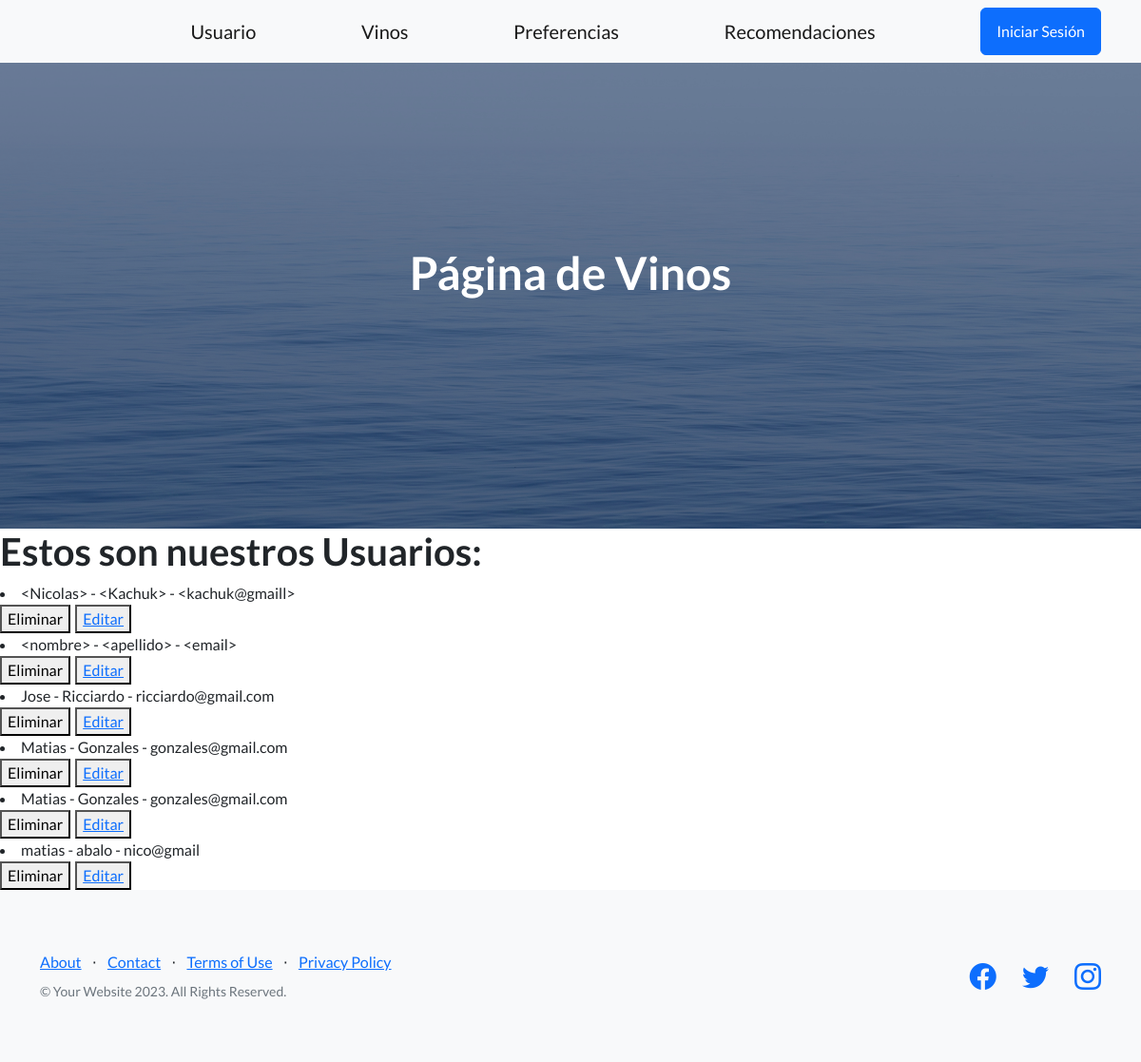
Before: /app_vinos/lista_usuarios/ with the older database file.
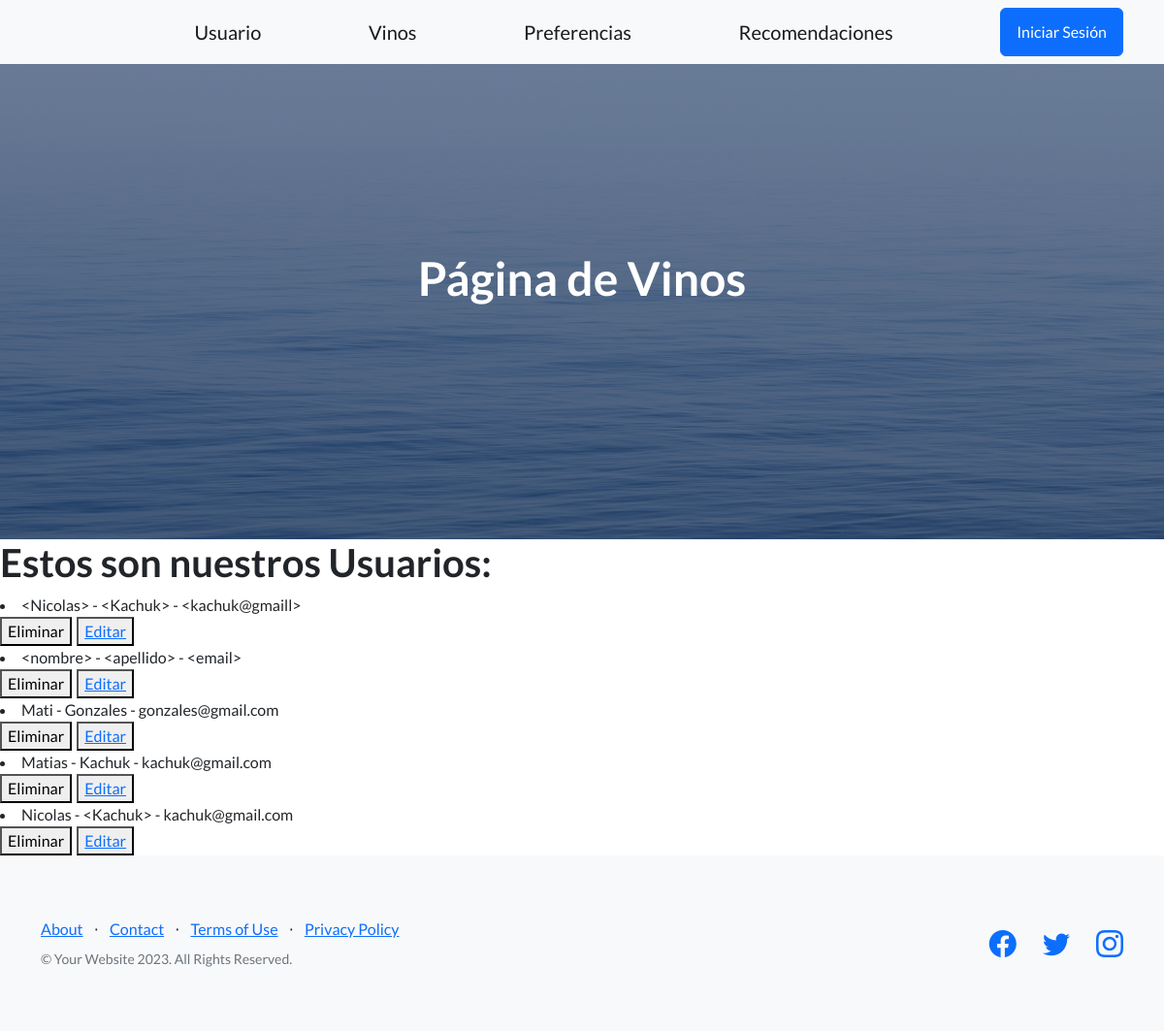
After: the same page with the newer database file.
### app_vinos/models.py (models this page shows, shortened)
class Usuario(models.Model):
    nombre = models.CharField(max_length=100)
    apellido = models.CharField(max_length=100)
    email = models.EmailField()
    class Meta():
        verbose_name = 'Usuarios'
        verbose_name_plural = 'Mis usuarios'
        ordering = ('nombre',)

### app_vinos/views.py (the view)
# urls.py: path('lista_usuarios/', lista_usuarios, name="ListaUsuarios"),
def lista_usuarios(req):
    lista = Usuario.objects.all()
    return render(req, "lista_usuarios.html", {"lista_usuarios": lista})

### app_vinos/templates/lista_usuarios.html
{% extends 'padre.html' %}
{% block ContenidoQueCambia %}
    <h1>Estos son nuestros Usuarios:</h1>
    {% for usuarios in lista_usuarios  %}
    <li>
        {{usuarios.nombre}} - {{usuarios.apellido}} - {{usuarios.email}}
    </li>
    <div style="display: flex; column-gap: 5px;">
        <form action="{% url 'EliminarUsuario' usuarios.id %}" method="post"> {% csrf_token %}
            <button type="submit">Eliminar</button>
        </form>
        <button>
            <a href="{% url 'EditarUsuario' usuarios.id %}">Editar</a>
        </button>
    </div>
    {% endfor %}
{% endblock ContenidoQueCambia %}

### app_vinos/templates/padre.html (shortened to what this page needs)
<!DOCTYPE html>
<html lang="en">
    <head>
        {% load static %}
        <link href="https://cdn.jsdelivr.net/npm/bootstrap-icons@1.5.0/font/bootstrap-icons.css" rel="stylesheet" type="text/css" />
        <link href="{% static 'css/styles.css' %}" rel="stylesheet" />
        <link href="{% static 'css/mis_estilos.css' %}" rel="stylesheet" />
    </head>
    <body>
        {% include 'navbar.html' %}
        <header class="masthead">
            <div class="container position-relative">
                <div class="row justify-content-center">
                    <div class="col-xl-6">
                        <div class="text-center text-white">
                            <h1 class="mb-5">Página de Vinos</h1>
                        </div>
                    </div>
                </div>
            </div>
        </header>
        {% block ContenidoQueCambia %}
        {% endblock ContenidoQueCambia %}
        <footer class="footer bg-light">
            <div class="container">
                <div class="row">
                    <div class="col-lg-6 h-100 text-center text-lg-start my-auto">
                        <ul class="list-inline mb-2">
                            <li class="list-inline-item"><a href="#!">About</a></li>
                            <li class="list-inline-item">⋅</li>
                            <li class="list-inline-item"><a href="#!">Contact</a></li>
                            <li class="list-inline-item">⋅</li>
                            <li class="list-inline-item"><a href="#!">Terms of Use</a></li>
                            <li class="list-inline-item">⋅</li>
                            <li class="list-inline-item"><a href="#!">Privacy Policy</a></li>
                        </ul>
                        <p class="text-muted small mb-4 mb-lg-0">&copy; Your Website 2023. All Rights Reserved.</p>
                    </div>
                    <div class="col-lg-6 h-100 text-center text-lg-end my-auto">
                        <ul class="list-inline mb-0">
                            <li class="list-inline-item me-4">
                                <a href="#!"><i class="bi-facebook fs-3"></i></a>
                            </li>
                            <li class="list-inline-item me-4">
                                <a href="#!"><i class="bi-twitter fs-3"></i></a>
                            </li>
                            <li class="list-inline-item">
                                <a href="#!"><i class="bi-instagram fs-3"></i></a>
                            </li>
                        </ul>
                    </div>
                </div>
            </div>
        </footer>
    </body>
</html>

### app_vinos/templates/navbar.html (shortened to what this page needs)
        <nav class="navbar navbar-light bg-light static-top">
            <div class="container">
                <div class="home-button">
                </div>
                <a class="navbar-brand" href="{% url 'ListaUsuarios' %}">Usuario</a>
                <a class="navbar-brand" href="{% url 'ListaVinos' %}">Vinos</a>
                <a class="navbar-brand" href="{% url 'MostrarPreferencias' %}">Preferencias</a>
                <a class="navbar-brand" href="{% url 'MostrarRecomendaciones' %}">Recomendaciones</a>
                <a class="btn btn-primary" href="#signup">Iniciar Sesión</a>
            </div>
        </nav>

### app_vinos/static/css/mis_estilos.css (style rules this page uses)
.home-button { padding-right: 150px; margin-left: -150px; }

Changed rows visible on the page:
removed Usuario: nombre "Jose", apellido "Ricciardo", email "ricciardo@gmail.com"
removed Usuario: nombre "Matias", apellido "Gonzales", email "gonzales@gmail.com"
removed Usuario: nombre "matias", apellido "abalo", email "nico@gmail"
changed Usuario "Gonzales": nombre "Matias" → "Mati"
added Usuario: nombre "Matias", apellido "Kachuk", email "kachuk@gmail.com"
added Usuario: nombre "Nicolas", apellido "<Kachuk>", email "kachuk@gmail.com"
